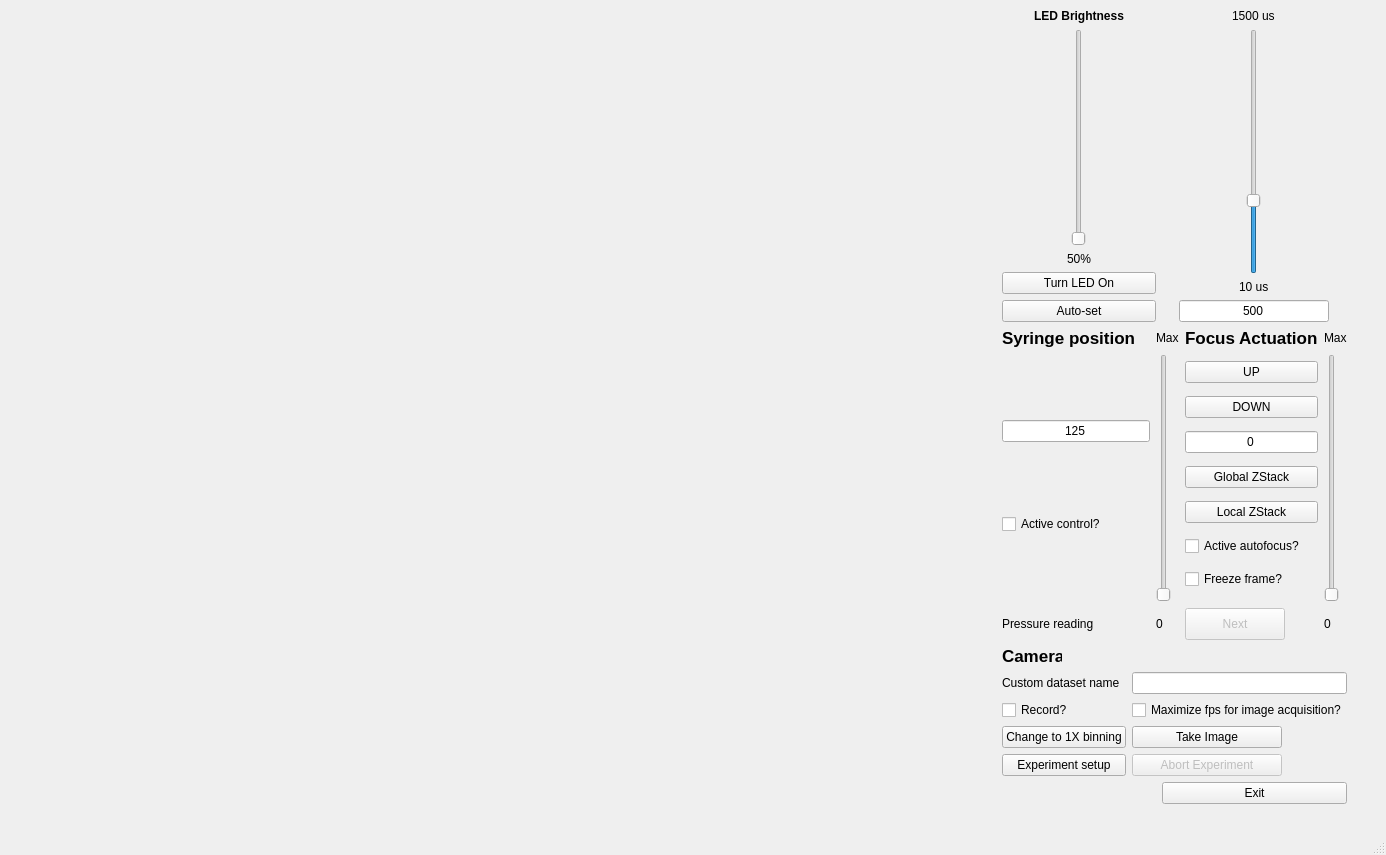
<?xml version="1.0" encoding="UTF-8"?>
<ui version="4.0">
 <class>MainWindow</class>
 <widget class="QMainWindow" name="MainWindow">
  <property name="geometry">
   <rect>
    <x>0</x>
    <y>0</y>
    <width>1386</width>
    <height>855</height>
   </rect>
  </property>
  <property name="windowTitle">
   <string>MainWindow</string>
  </property>
  <widget class="QWidget" name="centralwidget">
   <layout class="QHBoxLayout" name="horizontalLayout">
    <item>
     <widget class="QLabel" name="lblImage">
      <property name="minimumSize">
       <size>
        <width>800</width>
        <height>600</height>
       </size>
      </property>
      <property name="text">
       <string/>
      </property>
      <property name="scaledContents">
       <bool>true</bool>
      </property>
     </widget>
    </item>
    <item>
     <layout class="QGridLayout" name="gridLayout_4">
      <property name="sizeConstraint">
       <enum>QLayout::SetMinimumSize</enum>
      </property>
      <property name="rightMargin">
       <number>30</number>
      </property>
      <item row="1" column="1" colspan="2">
       <layout class="QGridLayout" name="gridLayout_2">
        <item row="1" column="0">
         <layout class="QVBoxLayout" name="verticalLayout_3" stretch="0,0,0,0">
<!--           <item>
           <widget class="QPushButton" name="btnFlowUp">
            <property name="maximumSize">
             <size>
              <width>150</width>
              <height>16777215</height>
             </size>
            </property>
            <property name="text">
             <string>UP</string>
            </property>
           </widget>
          </item> -->
<!--           <item>
           <widget class="QPushButton" name="btnFlowDown">
            <property name="maximumSize">
             <size>
              <width>150</width>
              <height>16777215</height>
             </size>
            </property>
            <property name="text">
             <string>DOWN</string>
            </property>
           </widget>
          </item> -->
          <item>
           <widget class="QLineEdit" name="txtBoxFlow">
            <property name="maximumSize">
             <size>
              <width>150</width>
              <height>16777215</height>
             </size>
            </property>
            <property name="text">
             <string>125</string>
            </property>
            <property name="maxLength">
             <number>5</number>
            </property>
            <property name="alignment">
             <set>Qt::AlignCenter</set>
            </property>
           </widget>
          </item>
          <item>
           <widget class="QCheckBox" name="chkBoxFlowControl">
            <property name="sizePolicy">
             <sizepolicy hsizetype="Minimum" vsizetype="Fixed">
              <horstretch>0</horstretch>
              <verstretch>0</verstretch>
             </sizepolicy>
            </property>
            <property name="maximumSize">
             <size>
              <width>150</width>
              <height>16777215</height>
             </size>
            </property>
            <property name="text">
             <string>Active control?</string>
            </property>
           </widget>
          </item>
         </layout>
        </item>
        <item row="3" column="3">
         <widget class="QLabel" name="lblFocusMin">
          <property name="text">
           <string>0</string>
          </property>
         </widget>
        </item>
        <item row="1" column="3">
         <widget class="QSlider" name="vsFocus">
          <property name="minimum">
           <number>0</number>
          </property>
          <property name="maximum">
           <number>1500</number>
          </property>
          <property name="singleStep">
           <number>10</number>
          </property>
          <property name="value">
           <number>0</number>
          </property>
          <property name="sliderPosition">
           <number>0</number>
          </property>
          <property name="orientation">
           <enum>Qt::Vertical</enum>
          </property>
         </widget>
        </item>
        <item row="0" column="2">
         <widget class="QLabel" name="lblFocusTitle">
          <property name="font">
           <font>
            <pointsize>13</pointsize>
            <weight>75</weight>
            <bold>true</bold>
           </font>
          </property>
          <property name="text">
           <string>Focus Actuation</string>
          </property>
         </widget>
        </item>
        <item row="1" column="2">
         <layout class="QVBoxLayout" name="verticalLayout_5">
          <item>
           <widget class="QPushButton" name="btnFocusUp">
            <property name="maximumSize">
             <size>
              <width>150</width>
              <height>16777215</height>
             </size>
            </property>
            <property name="text">
             <string>UP</string>
            </property>
           </widget>
          </item>
          <item>
           <widget class="QPushButton" name="btnFocusDown">
            <property name="maximumSize">
             <size>
              <width>150</width>
              <height>16777215</height>
             </size>
            </property>
            <property name="text">
             <string>DOWN</string>
            </property>
           </widget>
          </item>
          <item>
           <widget class="ClickableLineEdit" name="txtBoxFocus">
            <property name="sizePolicy">
             <sizepolicy hsizetype="Fixed" vsizetype="Fixed">
              <horstretch>0</horstretch>
              <verstretch>0</verstretch>
             </sizepolicy>
            </property>
            <property name="maximumSize">
             <size>
              <width>150</width>
              <height>16777215</height>
             </size>
            </property>
            <property name="text">
             <string>0</string>
            </property>
            <property name="maxLength">
             <number>5</number>
            </property>
            <property name="alignment">
             <set>Qt::AlignCenter</set>
            </property>
           </widget>
          </item>
          <item>
           <widget class="QPushButton" name="btnFullZStack">
            <property name="maximumSize">
             <size>
              <width>150</width>
              <height>16777215</height>
             </size>
            </property>
            <property name="text">
             <string>Global ZStack</string>
            </property>
           </widget>
          </item>
          <item>
           <widget class="QPushButton" name="btnLocalZStack">
            <property name="maximumSize">
             <size>
              <width>150</width>
              <height>16777215</height>
             </size>
            </property>
            <property name="text">
             <string>Local ZStack</string>
            </property>
           </widget>
          </item>
          <item>
           <widget class="QCheckBox" name="chkBoxActiveAutofocus">
            <property name="text">
             <string>Active autofocus?</string>
            </property>
           </widget>
          </item>
          <item>
           <widget class="QCheckBox" name="chkBoxFreeze">
            <property name="minimumSize">
             <size>
              <width>0</width>
              <height>20</height>
             </size>
            </property>
            <property name="maximumSize">
             <size>
              <width>120</width>
              <height>16777215</height>
             </size>
            </property>
            <property name="text">
             <string>Freeze frame?</string>
            </property>
           </widget>
          </item>
         </layout>
        </item>
        <item row="0" column="3">
         <widget class="QLabel" name="lblFocusMax">
          <property name="maximumSize">
           <size>
            <width>150</width>
            <height>16777215</height>
           </size>
          </property>
          <property name="text">
           <string>Max</string>
          </property>
         </widget>
        </item>
        <item row="3" column="1">
         <widget class="QLabel" name="lblMinFlow">
          <property name="maximumSize">
           <size>
            <width>150</width>
            <height>16777215</height>
           </size>
          </property>
          <property name="text">
           <string>0</string>
          </property>
         </widget>
        </item>
        <item row="0" column="1">
         <widget class="QLabel" name="lblMaxFlow">
          <property name="maximumSize">
           <size>
            <width>150</width>
            <height>16777215</height>
           </size>
          </property>
          <property name="text">
           <string>Max</string>
          </property>
         </widget>
        </item>
        <item row="0" column="0" alignment="Qt::AlignLeft">
         <widget class="QLabel" name="lblFlowTitle">
          <property name="font">
           <font>
            <pointsize>13</pointsize>
            <weight>75</weight>
            <bold>true</bold>
           </font>
          </property>
          <property name="text">
           <string>Syringe position</string>
          </property>
         </widget>
        </item>
        <item row="3" column="2">
         <widget class="QPushButton" name="btnNextImage">
          <property name="enabled">
           <bool>false</bool>
          </property>
          <property name="minimumSize">
           <size>
            <width>0</width>
            <height>32</height>
           </size>
          </property>
          <property name="maximumSize">
           <size>
            <width>100</width>
            <height>16777215</height>
           </size>
          </property>
          <property name="text">
           <string>Next</string>
          </property>
         </widget>
        </item>
        <item row="3" column="0">
         <widget class="QLabel" name="lblPressure">
          <property name="maximumSize">
           <size>
            <width>100</width>
            <height>100</height>
           </size>
          </property>
          <property name="text">
           <string>Pressure reading</string>
          </property>
         </widget>
        </item>
        <item row="1" column="1">
         <widget class="QSlider" name="vsFlow">
          <property name="minimum">
           <number>100</number>
          </property>
          <property name="maximum">
           <number>1500</number>
          </property>
          <property name="singleStep">
           <number>5</number>
          </property>
          <property name="value">
           <number>100</number>
          </property>
          <property name="sliderPosition">
           <number>100</number>
          </property>
          <property name="orientation">
           <enum>Qt::Vertical</enum>
          </property>
         </widget>
        </item>
       </layout>
      </item>
      <item row="6" column="1">
       <widget class="QLabel" name="lblFPS">
        <property name="maximumSize">
         <size>
          <width>50</width>
          <height>16777215</height>
         </size>
        </property>
        <property name="text">
         <string/>
        </property>
       </widget>
      </item>
      <item row="0" column="1">
       <layout class="QVBoxLayout" name="verticalLayout">
        <item>
         <widget class="QLabel" name="lblLEDTitle">
          <property name="text">
           <string>&lt;html&gt;&lt;head/&gt;&lt;body&gt;&lt;p&gt;&lt;span style=&quot; font-weight:600;&quot;&gt;LED Brightness&lt;/span&gt;&lt;/p&gt;&lt;/body&gt;&lt;/html&gt;</string>
          </property>
          <property name="alignment">
           <set>Qt::AlignCenter</set>
          </property>
         </widget>
        </item>
        <item alignment="Qt::AlignHCenter">
         <widget class="QSlider" name="vsLED">
          <property name="enabled">
           <bool>true</bool>
          </property>
          <property name="sizePolicy">
           <sizepolicy hsizetype="MinimumExpanding" vsizetype="Expanding">
            <horstretch>0</horstretch>
            <verstretch>0</verstretch>
           </sizepolicy>
          </property>
          <property name="minimum">
           <number>0</number>
          </property>
          <property name="maximum">
           <number>100</number>
          </property>
          <property name="singleStep">
           <number>1</number>
          </property>
          <property name="value">
           <number>0</number>
          </property>
          <property name="sliderPosition">
           <number>0</number>
          </property>
          <property name="orientation">
           <enum>Qt::Vertical</enum>
          </property>
         </widget>
        </item>
        <item>
         <widget class="QLabel" name="lblLED">
          <property name="text">
           <string>50%</string>
          </property>
          <property name="alignment">
           <set>Qt::AlignCenter</set>
          </property>
         </widget>
        </item>
        <item>
         <widget class="QPushButton" name="btnLEDToggle">
          <property name="sizePolicy">
           <sizepolicy hsizetype="Fixed" vsizetype="Fixed">
            <horstretch>0</horstretch>
            <verstretch>0</verstretch>
           </sizepolicy>
          </property>
          <property name="maximumSize">
           <size>
            <width>350</width>
            <height>16777215</height>
           </size>
          </property>
          <property name="text">
           <string>Turn LED On</string>
          </property>
         </widget>
        </item>
        <item>
         <widget class="QPushButton" name="btnAutobrightness">
          <property name="sizePolicy">
           <sizepolicy hsizetype="Fixed" vsizetype="Fixed">
            <horstretch>0</horstretch>
            <verstretch>0</verstretch>
           </sizepolicy>
          </property>
          <property name="maximumSize">
           <size>
            <width>350</width>
            <height>16777215</height>
           </size>
          </property>
          <property name="text">
           <string>Auto-set</string>
          </property>
         </widget>
        </item>
       </layout>
      </item>
      <item row="0" column="2">
       <layout class="QGridLayout" name="gridLayout">
        <item row="0" column="0" rowspan="2">
         <layout class="QVBoxLayout" name="verticalLayout_2">
          <item alignment="Qt::AlignHCenter">
           <widget class="QLabel" name="lblMaxExposure">
            <property name="maximumSize">
             <size>
              <width>150</width>
              <height>16777215</height>
             </size>
            </property>
            <property name="text">
             <string>1500 us</string>
            </property>
           </widget>
          </item>
          <item alignment="Qt::AlignHCenter">
           <widget class="QSlider" name="vsExposure">
            <property name="enabled">
             <bool>true</bool>
            </property>
            <property name="minimum">
             <number>100</number>
            </property>
            <property name="maximum">
             <number>1500</number>
            </property>
            <property name="singleStep">
             <number>10</number>
            </property>
            <property name="value">
             <number>500</number>
            </property>
            <property name="sliderPosition">
             <number>500</number>
            </property>
            <property name="orientation">
             <enum>Qt::Vertical</enum>
            </property>
           </widget>
          </item>
          <item alignment="Qt::AlignHCenter">
           <widget class="QLabel" name="lblMinExposure">
            <property name="maximumSize">
             <size>
              <width>150</width>
              <height>16777215</height>
             </size>
            </property>
            <property name="text">
             <string>10 us</string>
            </property>
           </widget>
          </item>
          <item>
           <widget class="QLineEdit" name="txtBoxExposure">
            <property name="maximumSize">
             <size>
              <width>150</width>
              <height>16777215</height>
             </size>
            </property>
            <property name="text">
             <string>500</string>
            </property>
            <property name="maxLength">
             <number>5</number>
            </property>
            <property name="alignment">
             <set>Qt::AlignCenter</set>
            </property>
           </widget>
          </item>
         </layout>
        </item>
       </layout>
      </item>
      <item row="3" column="1" colspan="2">
       <layout class="QGridLayout" name="grdCameraOptions">
        <item row="1" column="1">
         <widget class="QLineEdit" name="txtBoxCustomFilename">
          <property name="maximumSize">
           <size>
            <width>300</width>
            <height>100</height>
           </size>
          </property>
         </widget>
        </item>
        <item row="2" column="0" alignment="Qt::AlignLeft">
         <widget class="QCheckBox" name="chkBoxRecord">
          <property name="maximumSize">
           <size>
            <width>300</width>
            <height>16777215</height>
           </size>
          </property>
          <property name="toolTip">
           <string>Check to enable continuous recording of images</string>
          </property>
          <property name="text">
           <string>Record?</string>
          </property>
         </widget>
        </item>
        <item row="1" column="0" alignment="Qt::AlignLeft">
         <widget class="QLabel" name="label">
          <property name="sizePolicy">
           <sizepolicy hsizetype="MinimumExpanding" vsizetype="Preferred">
            <horstretch>0</horstretch>
            <verstretch>0</verstretch>
           </sizepolicy>
          </property>
          <property name="maximumSize">
           <size>
            <width>160</width>
            <height>16777215</height>
           </size>
          </property>
          <property name="text">
           <string>Custom dataset name</string>
          </property>
         </widget>
        </item>
        <item row="0" column="0" colspan="2">
         <widget class="QLabel" name="lblCameraTitle">
          <property name="maximumSize">
           <size>
            <width>60</width>
            <height>100</height>
           </size>
          </property>
          <property name="font">
           <font>
            <pointsize>13</pointsize>
            <weight>75</weight>
            <bold>true</bold>
           </font>
          </property>
          <property name="text">
           <string>Camera</string>
          </property>
         </widget>
        </item>
        <item row="2" column="1">
         <widget class="QCheckBox" name="chkBoxMaxFPS">
          <property name="maximumSize">
           <size>
            <width>300</width>
            <height>16777215</height>
           </size>
          </property>
          <property name="toolTip">
           <string>Check to disable live view, image scaling. The program will write to disk as fast as it can.</string>
          </property>
          <property name="text">
           <string>Maximize fps for image acquisition?</string>
          </property>
         </widget>
        </item>
        <item row="3" column="1">
         <widget class="QPushButton" name="btnSnap">
          <property name="maximumSize">
           <size>
            <width>150</width>
            <height>160</height>
           </size>
          </property>
          <property name="toolTip">
           <string>Take a single image (or continuously record if the checkbox is checked)</string>
          </property>
          <property name="text">
           <string>Take Image</string>
          </property>
         </widget>
        </item>
        <item row="3" column="0">
         <widget class="QPushButton" name="btnChangeBinning">
          <property name="maximumSize">
           <size>
            <width>160</width>
            <height>100</height>
           </size>
          </property>
          <property name="toolTip">
           <string>Switch the pixel binning mode of the camera</string>
          </property>
          <property name="text">
           <string>Change to 1X binning</string>
          </property>
         </widget>
        </item>
        <item row="4" column="0">
         <widget class="QPushButton" name="btnExperimentSetup">
          <property name="maximumSize">
           <size>
            <width>150</width>
            <height>16777215</height>
           </size>
          </property>
          <property name="text">
           <string>Experiment setup</string>
          </property>
         </widget>
        </item>
        <item row="4" column="1">
         <widget class="QPushButton" name="btnAbortExperiment">
          <property name="enabled">
           <bool>false</bool>
          </property>
          <property name="maximumSize">
           <size>
            <width>150</width>
            <height>16777215</height>
           </size>
          </property>
          <property name="text">
           <string>Abort Experiment</string>
          </property>
         </widget>
        </item>
       </layout>
      </item>
      <item row="4" column="1">
       <widget class="QLabel" name="lblTimer">
        <property name="maximumSize">
         <size>
          <width>150</width>
          <height>16777215</height>
         </size>
        </property>
        <property name="text">
         <string/>
        </property>
       </widget>
      </item>
      <item row="4" column="2">
       <widget class="QPushButton" name="btnExit">
        <property name="maximumSize">
         <size>
          <width>300</width>
          <height>16777215</height>
         </size>
        </property>
        <property name="text">
         <string>Exit</string>
        </property>
       </widget>
      </item>
     </layout>
    </item>
   </layout>
  </widget>
  <widget class="QStatusBar" name="statusbar"/>
 </widget>
 <customwidgets>
  <customwidget>
   <class>ClickableLineEdit</class>
   <extends>QLineEdit</extends>
   <header>clickablelineedit.h</header>
  </customwidget>
 </customwidgets>
 <resources/>
 <connections/>
</ui>
